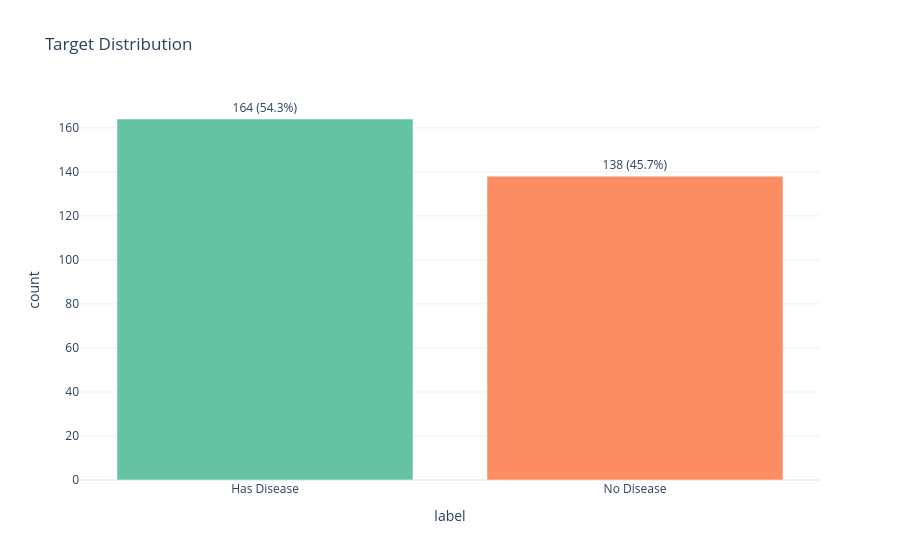
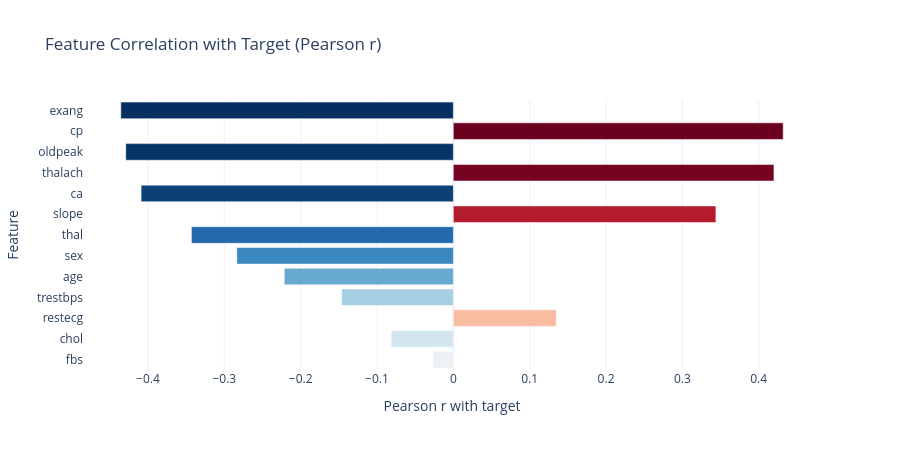
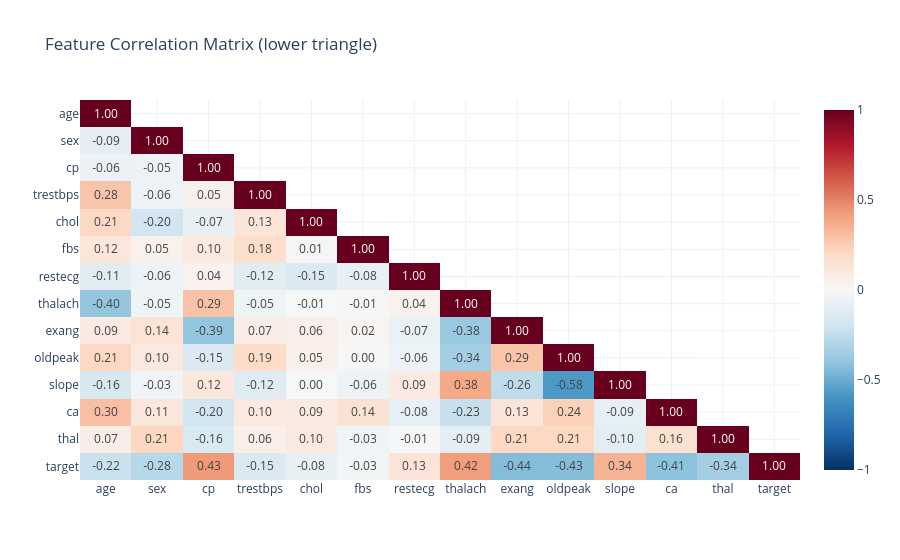
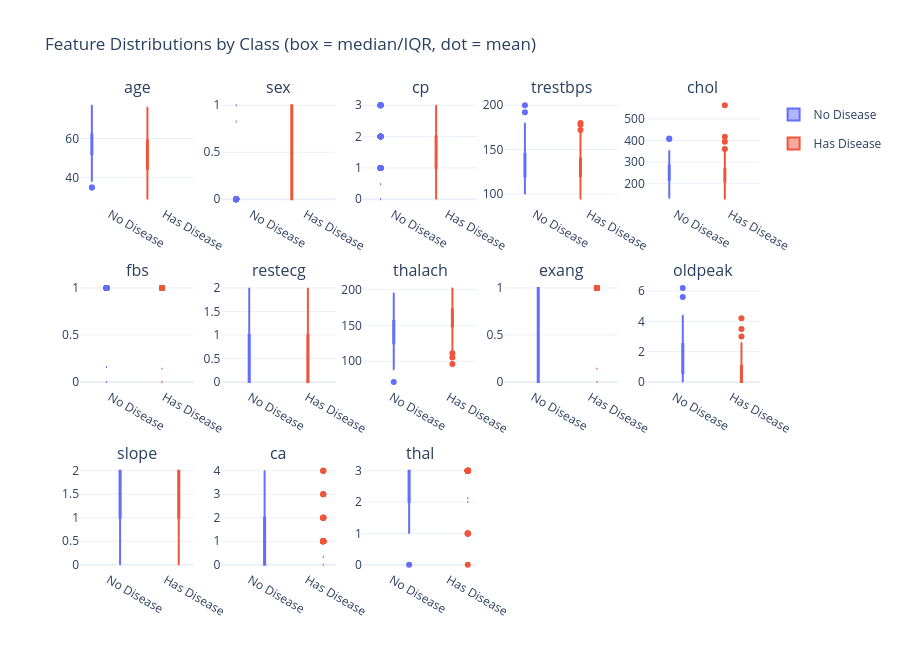

The notebook cell saved with these charts, in order:
### Markdown cell above
## 3. Exploratory Data Analysis

### Code cell
# ── 1. Target distribution ────────────────────────────────────
target_counts = df_raw['target'].value_counts().reset_index()
target_counts.columns = ['target', 'count']
target_counts['label'] = target_counts['target'].map({0: 'No Disease', 1: 'Has Disease'})
target_counts['pct'] = (target_counts['count'] / target_counts['count'].sum() * 100).round(1)
target_counts['text'] = target_counts.apply(lambda r: f"{r['count']} ({r['pct']}%)", axis=1)

px.bar(
    target_counts, x='label', y='count', color='label',
    title='Target Distribution',
    color_discrete_sequence=px.colors.qualitative.Set2,
    text='text', template='plotly_white',
).update_traces(textposition='outside').update_layout(showlegend=False).show()

# ── 2. Feature–target correlation bar ─────────────────────────
# Most actionable EDA view for classification: which features drive the target?
feat_corr = (
    df_raw.corrwith(df_raw['target'])
    .drop('target')
    .sort_values(key=abs, ascending=True)
)
px.bar(
    x=feat_corr.values, y=feat_corr.index,
    orientation='h',
    title='Feature Correlation with Target (Pearson r)',
    color=feat_corr.values,
    color_continuous_scale='RdBu_r',
    color_continuous_midpoint=0,
    template='plotly_white',
    labels={'x': 'Pearson r with target', 'y': 'Feature'},
).update_layout(coloraxis_showscale=False, height=450).show()

# ── 3. Correlation heatmap (lower triangle only) ───────────────
corr = df_raw.corr(numeric_only=True)
corr_display = corr.mask(np.triu(np.ones(corr.shape, dtype=bool), k=1))
px.imshow(
    corr_display, text_auto='.2f',
    title='Feature Correlation Matrix (lower triangle)',
    color_continuous_scale='RdBu_r', zmin=-1, zmax=1, template='plotly_white',
    aspect='auto',
).show()

# ── 4. Box plots: class separation per feature ────────────────
# Box plots reveal median shift and IQR overlap between classes -
# the primary visual signal for each feature's predictive power.
numeric_cols = [c for c in df_raw.columns if c != 'target']
fig_box = make_subplots(rows=3, cols=5, subplot_titles=numeric_cols[:13])
_class_style = [(0, 'No Disease', '#636EFA'), (1, 'Has Disease', '#EF553B')]
for i, col in enumerate(numeric_cols[:13]):
    r_idx, c_idx = divmod(i, 5)
    for t_val, label, color in _class_style:
        fig_box.add_trace(
            go.Box(
                y=df_raw[df_raw['target'] == t_val][col],
                name=label, marker_color=color,
                showlegend=(i == 0), legendgroup=label,
                boxmean=True,
            ),
            row=r_idx + 1, col=c_idx + 1,
        )
fig_box.update_layout(
    title='Feature Distributions by Class (box = median/IQR, dot = mean)',
    height=650, template='plotly_white', boxmode='group',
)
fig_box.show()

### Figure 1 — Plotly figure (JSON) as saved in the notebook; plotly's stock layout.template omitted (floating-point values rounded to 4 significant figures)
{"data": [{"hovertemplate": "label=%{x}<br>count=%{y}<br>text=%{text}<extra></extra>", "legendgroup": "Has Disease", "marker": {"color": "rgb(102,194,165)", "pattern": {"shape": ""}}, "name": "Has Disease", "orientation": "v", "showlegend": true, "text": ["164 (54.3%)"], "textposition": "outside", "type": "bar", "x": ["Has Disease"], "xaxis": "x", "y": [164], "yaxis": "y"}, {"hovertemplate": "label=%{x}<br>count=%{y}<br>text=%{text}<extra></extra>", "legendgroup": "No Disease", "marker": {"color": "rgb(252,141,98)", "pattern": {"shape": ""}}, "name": "No Disease", "orientation": "v", "showlegend": true, "text": ["138 (45.7%)"], "textposition": "outside", "type": "bar", "x": ["No Disease"], "xaxis": "x", "y": [138], "yaxis": "y"}], "layout": {"barmode": "relative", "legend": {"title": {"text": "label"}, "tracegroupgap": 0}, "showlegend": false, "title": {"text": "Target Distribution"}, "xaxis": {"anchor": "y", "categoryarray": ["Has Disease", "No Disease"], "categoryorder": "array", "domain": [0.0, 1.0], "title": {"text": "label"}}, "yaxis": {"anchor": "x", "domain": [0.0, 1.0], "title": {"text": "count"}}}}

### Figure 2 — Plotly figure (JSON) as saved in the notebook; plotly's stock layout.template omitted (floating-point values rounded to 4 significant figures)
{"data": [{"hovertemplate": "Pearson r with target=%{x}<br>Feature=%{y}<br>color=%{marker.color}<extra></extra>", "legendgroup": "", "marker": {"color": [-0.02683, -0.08144, 0.1349, -0.1463, -0.2215, -0.2836, -0.3431, 0.3439, -0.409, 0.42, -0.4291, 0.4321, -0.4356], "coloraxis": "coloraxis", "pattern": {"shape": ""}}, "name": "", "orientation": "h", "showlegend": false, "textposition": "auto", "type": "bar", "x": [-0.02683, -0.08144, 0.1349, -0.1463, -0.2215, -0.2836, -0.3431, 0.3439, -0.409, 0.42, -0.4291, 0.4321, -0.4356], "xaxis": "x", "y": ["fbs", "chol", "restecg", "trestbps", "age", "sex", "thal", "slope", "ca", "thalach", "oldpeak", "cp", "exang"], "yaxis": "y"}], "layout": {"barmode": "relative", "coloraxis": {"autocolorscale": false, "cmid": 0, "colorbar": {"title": {"text": "color"}}, "colorscale": [[0.0, "rgb(5,48,97)"], [0.1, "rgb(33,102,172)"], [0.2, "rgb(67,147,195)"], [0.3, "rgb(146,197,222)"], [0.4, "rgb(209,229,240)"], [0.5, "rgb(247,247,247)"], [0.6, "rgb(253,219,199)"], [0.7, "rgb(244,165,130)"], [0.8, "rgb(214,96,77)"], [0.9, "rgb(178,24,43)"], [1.0, "rgb(103,0,31)"]], "showscale": false}, "height": 450, "legend": {"tracegroupgap": 0}, "title": {"text": "Feature Correlation with Target (Pearson r)"}, "xaxis": {"anchor": "y", "domain": [0.0, 1.0], "title": {"text": "Pearson r with target"}}, "yaxis": {"anchor": "x", "domain": [0.0, 1.0], "title": {"text": "Feature"}}}}

### Figure 3 — Plotly figure (JSON) as saved in the notebook; plotly's stock layout.template omitted (floating-point values rounded to 4 significant figures; data arrays with more than 128 entries replaced by an {"elided": "..."} marker saying what was removed)
{"data": [{"coloraxis": "coloraxis", "hovertemplate": "x: %{x}<br>y: %{y}<br>color: %{z}<extra></extra>", "name": "0", "texttemplate": "%{z:.2f}", "type": "heatmap", "x": ["age", "sex", "cp", "trestbps", "chol", "fbs", "restecg", "thalach", "exang", "oldpeak", "slope", "ca", "thal", "target"], "xaxis": "x", "y": ["age", "sex", "cp", "trestbps", "chol", "fbs", "restecg", "thalach", "exang", "oldpeak", "slope", "ca", "thal", "target"], "yaxis": "y", "z": {"elided": "14x14 float values"}}], "layout": {"coloraxis": {"autocolorscale": false, "cmax": 1, "cmin": -1, "colorscale": [[0.0, "rgb(5,48,97)"], [0.1, "rgb(33,102,172)"], [0.2, "rgb(67,147,195)"], [0.3, "rgb(146,197,222)"], [0.4, "rgb(209,229,240)"], [0.5, "rgb(247,247,247)"], [0.6, "rgb(253,219,199)"], [0.7, "rgb(244,165,130)"], [0.8, "rgb(214,96,77)"], [0.9, "rgb(178,24,43)"], [1.0, "rgb(103,0,31)"]]}, "title": {"text": "Feature Correlation Matrix (lower triangle)"}, "xaxis": {"anchor": "y", "domain": [0.0, 1.0]}, "yaxis": {"anchor": "x", "autorange": "reversed", "domain": [0.0, 1.0]}}}

### Figure 4 — Plotly figure (JSON) as saved in the notebook; plotly's stock layout.template omitted (floating-point values rounded to 4 significant figures; data arrays with more than 128 entries replaced by an {"elided": "..."} marker saying what was removed)
{"data": [{"boxmean": true, "legendgroup": "No Disease", "marker": {"color": "#636EFA"}, "name": "No Disease", "showlegend": true, "type": "box", "xaxis": "x", "y": {"elided": "138 int values"}, "yaxis": "y"}, {"boxmean": true, "legendgroup": "Has Disease", "marker": {"color": "#EF553B"}, "name": "Has Disease", "showlegend": true, "type": "box", "xaxis": "x", "y": {"elided": "164 int values"}, "yaxis": "y"}, {"boxmean": true, "legendgroup": "No Disease", "marker": {"color": "#636EFA"}, "name": "No Disease", "showlegend": false, "type": "box", "xaxis": "x2", "y": {"elided": "138 int values"}, "yaxis": "y2"}, {"boxmean": true, "legendgroup": "Has Disease", "marker": {"color": "#EF553B"}, "name": "Has Disease", "showlegend": false, "type": "box", "xaxis": "x2", "y": {"elided": "164 int values"}, "yaxis": "y2"}, {"boxmean": true, "legendgroup": "No Disease", "marker": {"color": "#636EFA"}, "name": "No Disease", "showlegend": false, "type": "box", "xaxis": "x3", "y": {"elided": "138 int values"}, "yaxis": "y3"}, {"boxmean": true, "legendgroup": "Has Disease", "marker": {"color": "#EF553B"}, "name": "Has Disease", "showlegend": false, "type": "box", "xaxis": "x3", "y": {"elided": "164 int values"}, "yaxis": "y3"}, {"boxmean": true, "legendgroup": "No Disease", "marker": {"color": "#636EFA"}, "name": "No Disease", "showlegend": false, "type": "box", "xaxis": "x4", "y": {"elided": "138 int values"}, "yaxis": "y4"}, {"boxmean": true, "legendgroup": "Has Disease", "marker": {"color": "#EF553B"}, "name": "Has Disease", "showlegend": false, "type": "box", "xaxis": "x4", "y": {"elided": "164 int values"}, "yaxis": "y4"}, {"boxmean": true, "legendgroup": "No Disease", "marker": {"color": "#636EFA"}, "name": "No Disease", "showlegend": false, "type": "box", "xaxis": "x5", "y": {"elided": "138 int values"}, "yaxis": "y5"}, {"boxmean": true, "legendgroup": "Has Disease", "marker": {"color": "#EF553B"}, "name": "Has Disease", "showlegend": false, "type": "box", "xaxis": "x5", "y": {"elided": "164 int values"}, "yaxis": "y5"}, {"boxmean": true, "legendgroup": "No Disease", "marker": {"color": "#636EFA"}, "name": "No Disease", "showlegend": false, "type": "box", "xaxis": "x6", "y": {"elided": "138 int values"}, "yaxis": "y6"}, {"boxmean": true, "legendgroup": "Has Disease", "marker": {"color": "#EF553B"}, "name": "Has Disease", "showlegend": false, "type": "box", "xaxis": "x6", "y": {"elided": "164 int values"}, "yaxis": "y6"}, {"boxmean": true, "legendgroup": "No Disease", "marker": {"color": "#636EFA"}, "name": "No Disease", "showlegend": false, "type": "box", "xaxis": "x7", "y": {"elided": "138 int values"}, "yaxis": "y7"}, {"boxmean": true, "legendgroup": "Has Disease", "marker": {"color": "#EF553B"}, "name": "Has Disease", "showlegend": false, "type": "box", "xaxis": "x7", "y": {"elided": "164 int values"}, "yaxis": "y7"}, {"boxmean": true, "legendgroup": "No Disease", "marker": {"color": "#636EFA"}, "name": "No Disease", "showlegend": false, "type": "box", "xaxis": "x8", "y": {"elided": "138 int values"}, "yaxis": "y8"}, {"boxmean": true, "legendgroup": "Has Disease", "marker": {"color": "#EF553B"}, "name": "Has Disease", "showlegend": false, "type": "box", "xaxis": "x8", "y": {"elided": "164 int values"}, "yaxis": "y8"}, {"boxmean": true, "legendgroup": "No Disease", "marker": {"color": "#636EFA"}, "name": "No Disease", "showlegend": false, "type": "box", "xaxis": "x9", "y": {"elided": "138 int values"}, "yaxis": "y9"}, {"boxmean": true, "legendgroup": "Has Disease", "marker": {"color": "#EF553B"}, "name": "Has Disease", "showlegend": false, "type": "box", "xaxis": "x9", "y": {"elided": "164 int values"}, "yaxis": "y9"}, {"boxmean": true, "legendgroup": "No Disease", "marker": {"color": "#636EFA"}, "name": "No Disease", "showlegend": false, "type": "box", "xaxis": "x10", "y": {"elided": "138 float values"}, "yaxis": "y10"}, {"boxmean": true, "legendgroup": "Has Disease", "marker": {"color": "#EF553B"}, "name": "Has Disease", "showlegend": false, "type": "box", "xaxis": "x10", "y": {"elided": "164 float values"}, "yaxis": "y10"}, {"boxmean": true, "legendgroup": "No Disease", "marker": {"color": "#636EFA"}, "name": "No Disease", "showlegend": false, "type": "box", "xaxis": "x11", "y": {"elided": "138 int values"}, "yaxis": "y11"}, {"boxmean": true, "legendgroup": "Has Disease", "marker": {"color": "#EF553B"}, "name": "Has Disease", "showlegend": false, "type": "box", "xaxis": "x11", "y": {"elided": "164 int values"}, "yaxis": "y11"}, {"boxmean": true, "legendgroup": "No Disease", "marker": {"color": "#636EFA"}, "name": "No Disease", "showlegend": false, "type": "box", "xaxis": "x12", "y": {"elided": "138 int values"}, "yaxis": "y12"}, {"boxmean": true, "legendgroup": "Has Disease", "marker": {"color": "#EF553B"}, "name": "Has Disease", "showlegend": false, "type": "box", "xaxis": "x12", "y": {"elided": "164 int values"}, "yaxis": "y12"}, {"boxmean": true, "legendgroup": "No Disease", "marker": {"color": "#636EFA"}, "name": "No Disease", "showlegend": false, "type": "box", "xaxis": "x13", "y": {"elided": "138 int values"}, "yaxis": "y13"}, {"boxmean": true, "legendgroup": "Has Disease", "marker": {"color": "#EF553B"}, "name": "Has Disease", "showlegend": false, "type": "box", "xaxis": "x13", "y": {"elided": "164 int values"}, "yaxis": "y13"}], "layout": {"annotations": [{"font": {"size": 16}, "showarrow": false, "text": "age", "x": 0.084, "xanchor": "center", "xref": "paper", "y": 1.0, "yanchor": "bottom", "yref": "paper"}, {"font": {"size": 16}, "showarrow": false, "text": "sex", "x": 0.292, "xanchor": "center", "xref": "paper", "y": 1.0, "yanchor": "bottom", "yref": "paper"}, {"font": {"size": 16}, "showarrow": false, "text": "cp", "x": 0.5, "xanchor": "center", "xref": "paper", "y": 1.0, "yanchor": "bottom", "yref": "paper"}, {"font": {"size": 16}, "showarrow": false, "text": "trestbps", "x": 0.708, "xanchor": "center", "xref": "paper", "y": 1.0, "yanchor": "bottom", "yref": "paper"}, {"font": {"size": 16}, "showarrow": false, "text": "chol", "x": 0.916, "xanchor": "center", "xref": "paper", "y": 1.0, "yanchor": "bottom", "yref": "paper"}, {"font": {"size": 16}, "showarrow": false, "text": "fbs", "x": 0.084, "xanchor": "center", "xref": "paper", "y": 0.6111, "yanchor": "bottom", "yref": "paper"}, {"font": {"size": 16}, "showarrow": false, "text": "restecg", "x": 0.292, "xanchor": "center", "xref": "paper", "y": 0.6111, "yanchor": "bottom", "yref": "paper"}, {"font": {"size": 16}, "showarrow": false, "text": "thalach", "x": 0.5, "xanchor": "center", "xref": "paper", "y": 0.6111, "yanchor": "bottom", "yref": "paper"}, {"font": {"size": 16}, "showarrow": false, "text": "exang", "x": 0.708, "xanchor": "center", "xref": "paper", "y": 0.6111, "yanchor": "bottom", "yref": "paper"}, {"font": {"size": 16}, "showarrow": false, "text": "oldpeak", "x": 0.916, "xanchor": "center", "xref": "paper", "y": 0.6111, "yanchor": "bottom", "yref": "paper"}, {"font": {"size": 16}, "showarrow": false, "text": "slope", "x": 0.084, "xanchor": "center", "xref": "paper", "y": 0.2222, "yanchor": "bottom", "yref": "paper"}, {"font": {"size": 16}, "showarrow": false, "text": "ca", "x": 0.292, "xanchor": "center", "xref": "paper", "y": 0.2222, "yanchor": "bottom", "yref": "paper"}, {"font": {"size": 16}, "showarrow": false, "text": "thal", "x": 0.5, "xanchor": "center", "xref": "paper", "y": 0.2222, "yanchor": "bottom", "yref": "paper"}], "boxmode": "group", "height": 650, "title": {"text": "Feature Distributions by Class (box = median/IQR, dot = mean)"}, "xaxis": {"anchor": "y", "domain": [0.0, 0.168]}, "xaxis10": {"anchor": "y10", "domain": [0.832, 1.0]}, "xaxis11": {"anchor": "y11", "domain": [0.0, 0.168]}, "xaxis12": {"anchor": "y12", "domain": [0.208, 0.376]}, "xaxis13": {"anchor": "y13", "domain": [0.416, 0.584]}, "xaxis14": {"anchor": "y14", "domain": [0.624, 0.792]}, "xaxis15": {"anchor": "y15", "domain": [0.832, 1.0]}, "xaxis2": {"anchor": "y2", "domain": [0.208, 0.376]}, "xaxis3": {"anchor": "y3", "domain": [0.416, 0.584]}, "xaxis4": {"anchor": "y4", "domain": [0.624, 0.792]}, "xaxis5": {"anchor": "y5", "domain": [0.832, 1.0]}, "xaxis6": {"anchor": "y6", "domain": [0.0, 0.168]}, "xaxis7": {"anchor": "y7", "domain": [0.208, 0.376]}, "xaxis8": {"anchor": "y8", "domain": [0.416, 0.584]}, "xaxis9": {"anchor": "y9", "domain": [0.624, 0.792]}, "yaxis": {"anchor": "x", "domain": [0.7778, 1.0]}, "yaxis10": {"anchor": "x10", "domain": [0.3889, 0.6111]}, "yaxis11": {"anchor": "x11", "domain": [0.0, 0.2222]}, "yaxis12": {"anchor": "x12", "domain": [0.0, 0.2222]}, "yaxis13": {"anchor": "x13", "domain": [0.0, 0.2222]}, "yaxis14": {"anchor": "x14", "domain": [0.0, 0.2222]}, "yaxis15": {"anchor": "x15", "domain": [0.0, 0.2222]}, "yaxis2": {"anchor": "x2", "domain": [0.7778, 1.0]}, "yaxis3": {"anchor": "x3", "domain": [0.7778, 1.0]}, "yaxis4": {"anchor": "x4", "domain": [0.7778, 1.0]}, "yaxis5": {"anchor": "x5", "domain": [0.7778, 1.0]}, "yaxis6": {"anchor": "x6", "domain": [0.3889, 0.6111]}, "yaxis7": {"anchor": "x7", "domain": [0.3889, 0.6111]}, "yaxis8": {"anchor": "x8", "domain": [0.3889, 0.6111]}, "yaxis9": {"anchor": "x9", "domain": [0.3889, 0.6111]}}}
